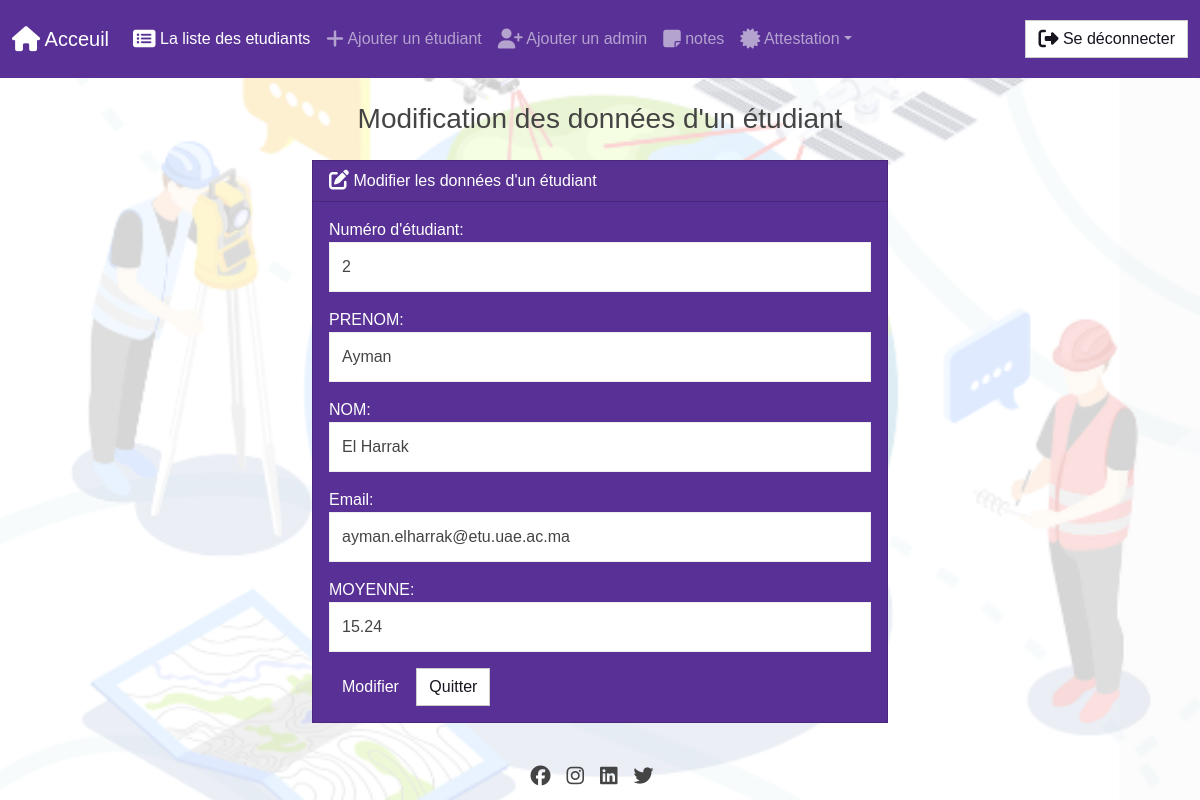
/edit/2/, run on an earlier commit of the app's database.
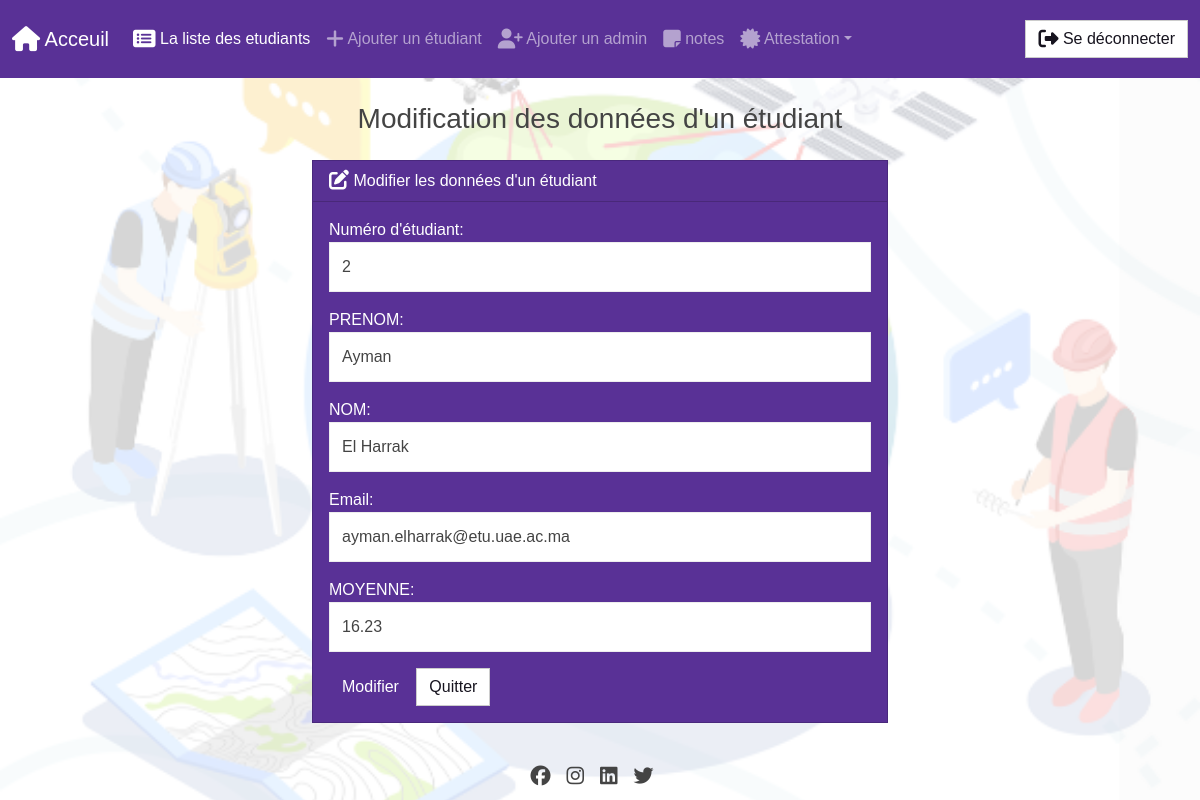
And on a later commit of the database.
### myapp/models.py (models this page shows, shortened)
class Student(models.Model):
  student_number = models.PositiveIntegerField()
  Prenom = models.CharField(max_length=50)
  Nom = models.CharField(max_length=50)
  email = models.EmailField(max_length=100)
  Moyenne = models.FloatField()

### myapp/views.py (the view)
# urls.py: path('edit/<int:id>/', views.edit, name='edit'),
def edit(request, id):
  if request.method == 'POST':
    student = Student.objects.get(pk=id)
    form = StudentForm(request.POST, instance=student)
    if form.is_valid():
      form.save()
      return render(request, 'edit.html', {
        'form': form,
        'success': True
      })
  else:
    student = Student.objects.get(pk=id)
    form = StudentForm(instance=student)
  return render(request, 'edit.html', {
    'form': form
  })

### myapp/forms.py
class StudentForm(forms.ModelForm):
  class Meta:
    model = Student
    fields = ['student_number', 'Prenom', 'Nom', 'email', 'Moyenne']
    labels = {
      'student_number': "Numéro d'étudiant",
      'Prenom': 'PRENOM',
      'Nom': 'NOM',
      'email': 'Email',
      'Moyenne': 'MOYENNE'
    }
    widgets = {
      'student_number': forms.NumberInput(attrs={'class': 'form-control'}),
      'Prenom': forms.TextInput(attrs={'class': 'form-control'}),
      'Nom': forms.TextInput(attrs={'class': 'form-control'}),
      'email': forms.EmailInput(attrs={'class': 'form-control'}),
      'Moyenne': forms.NumberInput(attrs={'class': 'form-control'}),
    }

### myapp/templates/edit.html
{% extends "base.html" %} {% block body %}
<h3 class="text-center m-4">Modification des données d'un étudiant</h3>
{% if success %}
<div class="alert alert-success" role="alert">
  Les données ont été modifiées avec succés
  <a href="{% url 'Index' %}" class="alert-link"
    >Retournez vers la page principale.</a
  >
</div>
{% else %}
<div class="row justify-content-center">
  <div class="col-6">
    <div class="card text-white bg-primary mb-3">
      <div class="card-header">
        <i class="fa-solid fa-pen-to-square fa-lg"></i> Modifier les données
        d'un étudiant
      </div>
      <div class="card-body">
        <form action="" method="POST">
          {% csrf_token %} {{ form.as_p }}
          <button type="submit" class="btn btn-primary">Modifier</button>
          <a href="{% url 'Index' %}" class="btn btn-secondary">Quitter</a>
        </form>
      </div>
    </div>
  </div>
</div>
{% endif %} {% endblock %}

What changed in the data, as far as the page shows it:
changed Student "Ayman": Moyenne "15.24" → "16.23"
